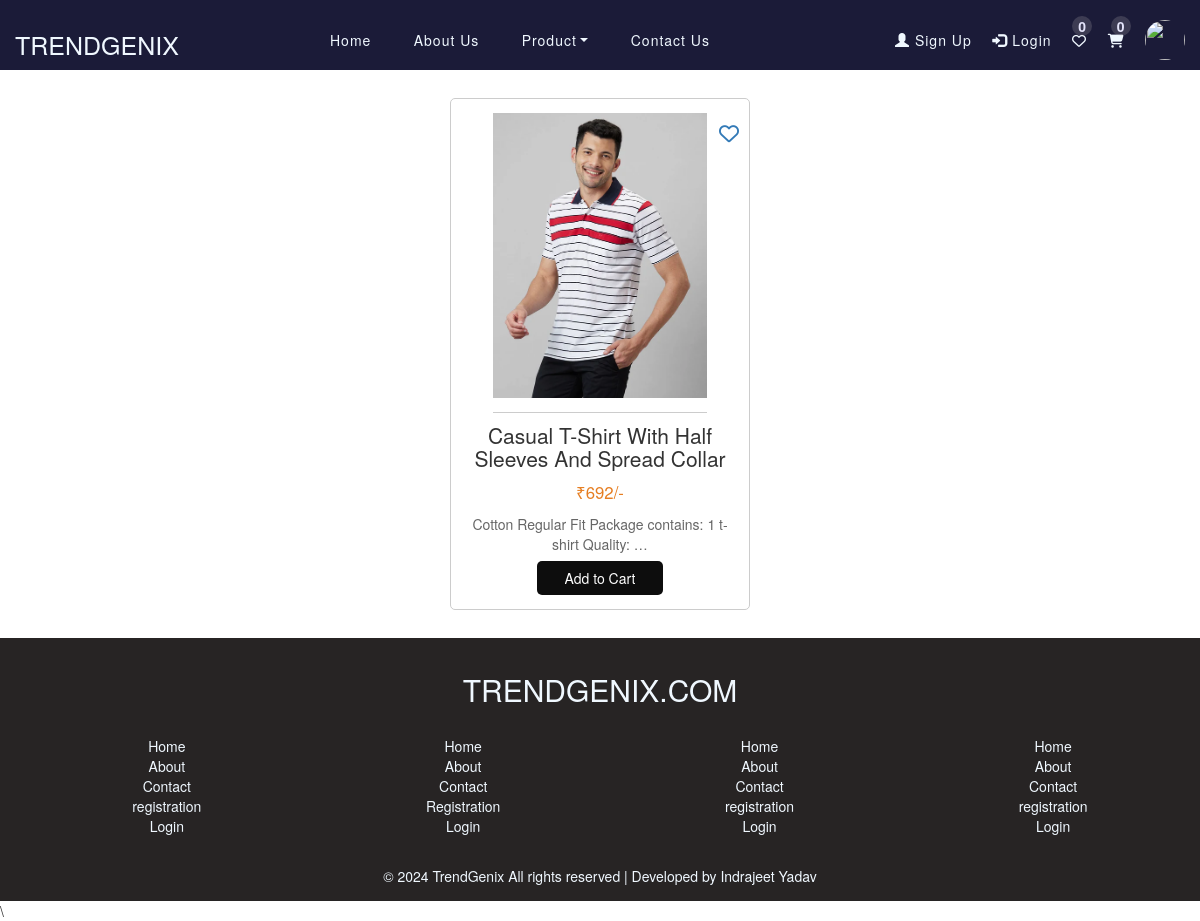
The app's page /men/ with its own data.
### app/models.py (models this page shows, shortened)
class Productmodel(models.Model):
    Prod_Name=models.CharField(max_length=254, null=True, choices=Product_for)
    Product_Type=models.CharField(max_length=254, null=True)
    Prod_Image1=models.ImageField(null=True)
    Prod_Image2=models.ImageField(null=True)
    Prod_Image3=models.ImageField(null=True)
    Prod_Image4=models.ImageField(null=True)
    Prod_Price =models.IntegerField(null=True)
    Prod_MRP=models.IntegerField(null=True)
    Discount=models.IntegerField(null=True)
    Prod_Offer=models.CharField(max_length=254, null=True)
    Prod_Detail=models.TextField(null=True)
    Prod_color=models.CharField(max_length=254, null=True)
    Serial_no=models.IntegerField(null=True)

### app/views.py (the view)
# urls.py: path('men/',men, name='men'),
def men(request):
    data=Productmodel.objects.filter(Prod_Name="Men")
    print(data.values())
    try:
        User_id=request.session.get('User_id')
        user_info=get_object_or_404(RegistrationModel, id=User_id)
        addcart = request.session.get('addtocart')
        try:
            cart_no=len(addcart)
        except:
            cart_no=0
        Context={
            'prop':data,
            'media_url': settings.MEDIA_URL,
            'user_name':user_info,
            'addcartno': cart_no,
        }
        return render(request, 'men.html',Context)
    except:
        Context={
            'prop':data,
            'media_url': settings.MEDIA_URL
        }
        return render(request,'men.html',Context )

### app/templates/men.html (shortened to what this page needs)
{% extends 'base.html' %}
{% block content%}
<main>
    <section class="products">
        {% for i in prop %}
        <article class="product" id="product_container">
            <img src="{{media_url}}{{i.Prod_Image1}}" alt="Product 1" id="Product_image">
            <h2>{{i.Product_Type | default:'Product Name'}} </h2>
            <p class="price">₹{{i.Prod_Price | default:'40'}}/-</p>
            <p class="description">{{i.Prod_Detail | truncatechars:60}}</p>
            <a href="#" id="likebtn{{i.id}}" class="heart_likeproduct" onclick="likedproduct(i.id)"><i
                    class="fa-regular fa-heart"></i></a>
            <button id="prod_model_btn">
                <form action="{% url 'addtocart' pk=i.id %}" method="post">
                    <input type="submit" value="Add to Cart">
                </form>
            </button>
        </article>
        {% endfor %}
    </section>
</main>
{% endblock %}

### app/static/css/style.css (style rules this page uses)
* { margin: 0px; padding: 0px; box-sizing: border-box; }
#prod_model_btn form input { border: none; outline: none; background-color: #0d0d0d; }
#prod_model_btn { background-color: #0d0d0d; }

### app/static/css/registration.css (style rules this page uses)
main { padding: 2em; }
.products { display: flex; flex-wrap: wrap; gap: 2em; justify-content: center; }
.product { border: 1px solid #ccc; border-radius: 5px; padding: 1em; text-align: center; width: 300px; }
.product img { max-width: 100%; height: auto; border-bottom: 1px solid #ccc; padding-bottom: 1em; }
.product h2 { font-size: 1.5em; margin: 0.5em 0; }
.product .price { color: #e67e22; font-size: 1.2em; }
.product .description { font-size: 1em; color: #666; margin: 0.5em 0; }
.product button { background-color: #333; color: #fff; border: none; padding: 0.5em 2em; cursor: pointer; border-radius: 5px; }
#Product_image { height: 300px; object-fit: fill; }
.heart_likeproduct { font-size: 20px; position: absolute; top:20px; right:10px; }
#product_container { position: relative; }
body { margin-top:20px; background-color: #f1f3f7; }
a { text-decoration: none!important; }
body { margin-top:20px; background-color:#f2f6fc; color:#69707a; }
a { color: #2196F3; }

### records on screen
Productmodel: Prod_Image1 (picture), Product_Type "Casual T-Shirt With Half Sleeves And Spread Collar", Prod_Price "692", Prod_Detail "Cotton Regular Fit Package contains: 1 t-shirt Quality: …"

### other values on screen
{{ addcartno | default:'0' }} "0"
